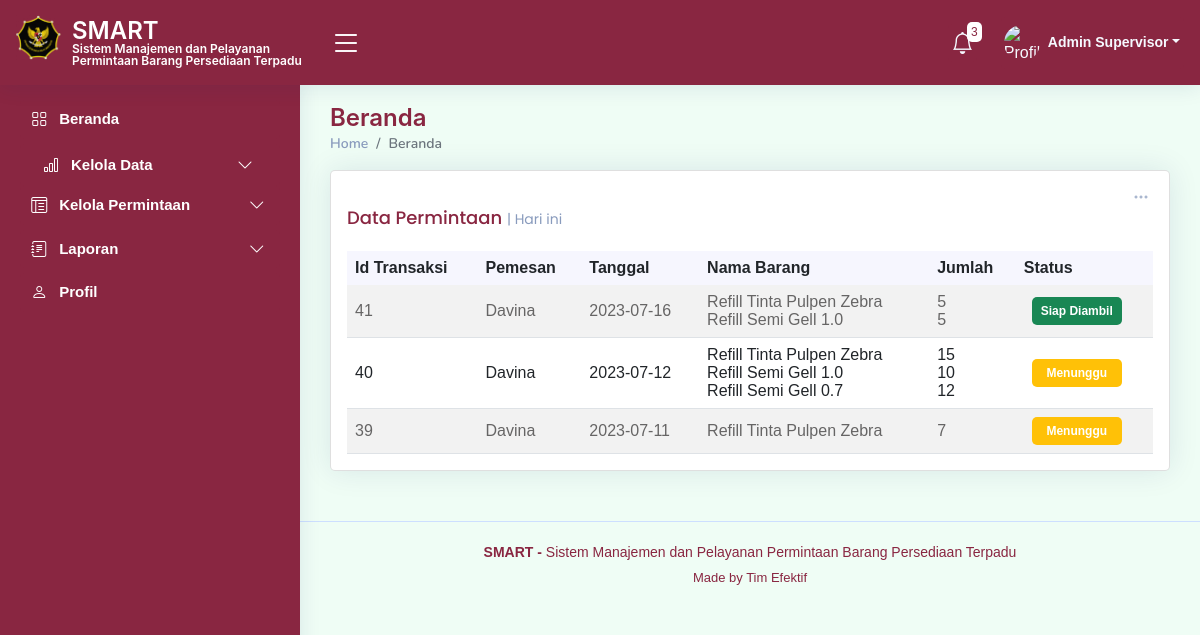
/index.php?tgl_minta=bulan_ini (signed in), run on the app's committed database.
### tables this page shows
CREATE TABLE `tb_order` (
  `id_transaksi` int(11) NOT NULL,
  `id_user` int(11) NOT NULL,
  `tgl_minta` date NOT NULL,
  `tgl_siap` date DEFAULT NULL,
  `status` varchar(50) NOT NULL DEFAULT 'Menunggu',
  `tgl_ambil` date DEFAULT NULL
);

CREATE TABLE `tb_user` (
  `id_user` int(25) NOT NULL,
  `username` varchar(50) NOT NULL,
  `nama_lengkap` varchar(100) NOT NULL,
  `email` varchar(100) NOT NULL,
  `nip` varchar(30) NOT NULL,
  `password` varchar(100) NOT NULL,
  `tipe_akun` text NOT NULL,
  `foto_user` blob NOT NULL
);

### notif_functions.php (called while the page is built, shortened)
<?php
function getBarangHampirHabis($con) {
    $query = "SELECT tb_barang.nama, tb_barang.stok_minimal, tb_cek_stok.jumlah_stok_akhir
              FROM tb_barang
              INNER JOIN tb_cek_stok ON tb_barang.id_barang = tb_cek_stok.id_barang";
    $result = mysqli_query($con, $query);
    $notifications = array();
    if (mysqli_num_rows($result) > 0) {
        while ($row = mysqli_fetch_assoc($result)) {
            $stok_minimal = $row['stok_minimal'];
            $jumlah_stok_akhir = $row['jumlah_stok_akhir'];
        }
    }
    return $notifications;
}
function getBarangStokMinimal($con) {
    $query = "SELECT tb_barang.nama, tb_barang.stok_minimal, tb_cek_stok.jumlah_stok_akhir
              FROM tb_barang
              INNER JOIN tb_cek_stok ON tb_barang.id_barang = tb_cek_stok.id_barang";
    $result = mysqli_query($con, $query);
    $notifications = array();
    if (mysqli_num_rows($result) > 0) {
        while ($row = mysqli_fetch_assoc($result)) {
            $nama = $row['nama'];
            $stok_minimal = $row['stok_minimal'];
            $jumlah_stok_akhir = $row['jumlah_stok_akhir'];
            if ($jumlah_stok_akhir <= $stok_minimal) {
                $notifications[] = "Stok Barang $nama sudah mencapai jumlah stok minimal";
            }
        }
    }
    return $notifications;
}
?>

### index.php (the view, shortened to what this page needs)
<?php
$namaLengkap = $_SESSION['nama_lengkap'];
?>
<!DOCTYPE html>
<html lang="en">
<head>
  <link href="assets/vendor/bootstrap/css/bootstrap.min.css" rel="stylesheet">
  <link href="assets/vendor/bootstrap-icons/bootstrap-icons.css" rel="stylesheet">
  <link href="assets/vendor/boxicons/css/boxicons.min.css" rel="stylesheet">
  <link href="assets/vendor/quill/quill.snow.css" rel="stylesheet">
  <link href="assets/vendor/quill/quill.bubble.css" rel="stylesheet">
  <link href="assets/vendor/remixicon/remixicon.css" rel="stylesheet">
  <link href="assets/vendor/simple-datatables/style.css" rel="stylesheet">
  <link rel="stylesheet" href="https://cdnjs.cloudflare.com/ajax/libs/twitter-bootstrap/5.2.0/css/bootstrap.min.css">
  <link rel="stylesheet" href="https://cdn.datatables.net/1.13.4/css/dataTables.bootstrap5.min.css">
  <link href="https://cdnjs.cloudflare.com/ajax/libs/font-awesome/5.10.0/css/all.min.css" rel="stylesheet">
  <link href="https://cdn.jsdelivr.net/npm/bootstrap-icons@1.4.1/font/bootstrap-icons.css" rel="stylesheet">
  <link href="assets/css/style.css" rel="stylesheet">
  <link href="assets/css/bootstrap.min.css" rel="stylesheet">
</head>
<body>
  <header id="header" class="header fixed-top d-flex align-items-center">
    <div class="d-flex align-items-center justify-content-between">
      <a href="index.php" class="logo d-flex align-items-center">
        <img src="assets/img/logo2.png" alt="">
        <span class="htsimpan">SMART<br>
          <tb class="tbsmart">Sistem Manajemen dan Pelayanan Permintaan Barang Persediaan Terpadu</tb></span>
      </a>
      <i class="bi bi-list toggle-sidebar-btn"></i>
    </div>
    <nav class="header-nav ms-auto">
      <ul class="d-flex align-items-center">
      <?php
      require_once 'koneksi.php';
      require_once 'notif_functions.php';
      $con = db_connect();
      $barangHampirHabis = getBarangHampirHabis($con);
      $barangStokMinimal = getBarangStokMinimal($con);
      $totalNotifikasi = count($barangHampirHabis) + count($barangStokMinimal);
      ?>
      <li class="nav-item dropdown">
        <a class="nav-link nav-icon" href="#" data-bs-toggle="dropdown">
          <i class="bi bi-bell"></i>
          <span class="badge bg-primary badge-number"><?php echo $totalNotifikasi; ?></span>
        </a>
      </li>
        <li class="nav-item dropdown pe-3">
          <a class="nav-link nav-profile d-flex align-items-center pe-0" href="#" data-bs-toggle="dropdown">
            <img src="assets/img/profile-img.jpg" alt="Profile" class="rounded-circle">
            <span class="d-none d-md-block dropdown-toggle ps-2"><?php echo $namaLengkap; ?></span>
          </a>
        </li>
      </ul>
    </nav>
  </header>
 <aside id="sidebar" class="sidebar">
<ul class="sidebar-nav" id="sidebar-nav">
  <li class="nav-item">
    <a class="nav-link " href="index.php">
      <i class="bi bi-grid"></i>
      <span>Beranda</span>
    </a>
  </li>
  <a class="nav-link collapsed" data-bs-target="#tables-nav" data-bs-toggle="collapse" href="#">
    <i class="bi bi-bar-chart"></i><span></span>Kelola Data</span><i class="bi bi-chevron-down ms-auto"></i>
  </a>
  <li class="nav-item">
        <a class="nav-link collapsed" data-bs-target="#icons-nav" data-bs-toggle="collapse" href="#">
          <i class="bi bi-layout-text-window-reverse"></i><span>Kelola Permintaan</span><i class="bi bi-chevron-down ms-auto"></i>
        </a>
      </li>
  <li class="nav-item">
    <a class="nav-link collapsed" data-bs-target="#forms-nav" data-bs-toggle="collapse" href="#">
      <i class="bi bi-journal-text"></i><span>Laporan</span><i class="bi bi-chevron-down ms-auto"></i>
    </a>
  </li>
  <li class="nav-item">
    <a class="nav-link collapsed" href="profil.php">
      <i class="bi bi-person"></i>
      <span>Profil</span>
    </a>
  </li>
</ul>
</aside>
  <main id="main" class="main">
    <div class="pagetitle">
      <h1>Beranda</h1>
      <nav>
        <ol class="breadcrumb">
          <li class="breadcrumb-item"><a href="index.html">Home</a></li>
          <li class="breadcrumb-item active">Beranda</li>
        </ol>
    </nav>
    </div>
    <section class="section dashboard">
      <div class="row">
            <div class="col-12">
              <div class="card top-selling overflow-auto">
                <div class="filter">
                  <a class="icon" href="#" data-bs-toggle="dropdown"><i class="bi bi-three-dots"></i></a>
                </div>
                <div class="card-body pb-0">
                  <h5 class="card-title">Data Permintaan <span>| Hari ini</span></h5>
                  <table id="example2" class="table table-striped" style="width:100%">
                    <thead>
                      <tr>
                        <th>Id Transaksi</th>
                        <th>Pemesan</th>
                        <th>Tanggal</th>
                        <th>Nama Barang</th>
                        <th>Jumlah</th>
                        <th>Status</th>
                      </tr>
                    </thead>
                    <tbody>
                      <?php
                      $con = db_connect();
                      $tglMinta = isset($_GET['tgl_minta']) ? $_GET['tgl_minta'] : 'hari_ini';
                      if (!$tglMinta || $tglMinta == 'hari_ini') {
                        $tglMinta = 'hari_ini';
                        $tglFilter = "DATE(tb_order.tgl_minta) = CURDATE()";
                      } else if ($tglMinta == 'bulan_ini') {
                        $tglFilter = "MONTH(tb_order.tgl_minta) = MONTH(CURDATE())";
                      } else if ($tglMinta == 'tahun_ini') {
                        $tglFilter = "YEAR(tb_order.tgl_minta) = YEAR(CURDATE())";
                      }
                      $query = "SELECT tb_order.id_transaksi, tb_user.nama_lengkap, GROUP_CONCAT(tb_barang.nama SEPARATOR '<br>') AS nama, tb_order.tgl_minta, GROUP_CONCAT(tb_order_detail.jumlah_minta SEPARATOR '<br>') AS jumlah_minta, tb_order.status
                                FROM tb_order
                                JOIN tb_user ON tb_order.id_user = tb_user.id_user
                                JOIN tb_order_detail ON tb_order.id_transaksi = tb_order_detail.id_transaksi
                                JOIN tb_barang ON tb_order_detail.id_barang = tb_barang.id_barang
                                WHERE tb_order.status IN ( 'menunggu' ,'Siap Diambil', 'Selesai') AND $tglFilter
                                GROUP BY tb_order.id_transaksi
                                ORDER BY tb_order.id_transaksi DESC";
                      $result = mysqli_query($con, $query);
                      while ($row = mysqli_fetch_assoc($result)) {
                        echo "<tr>";
                        echo "<td>" . $row['id_transaksi'] . "</td>";
                        echo "<td>" . $row['nama_lengkap'] . "</td>";
                        echo "<td>" . $row['tgl_minta'] . "</td>";
                        echo "<td>" . $row['nama'] . "</td>";
                        echo "<td>" . $row['jumlah_minta'] . "</td>";
                        echo "<td>";
                        if ($row['status'] == 'Siap Diambil') {
                          echo "<span class='badge bg-success p-2 ms-2' style='border-radius: 5; width: 90px; color: white;'>" . $row['status'] . "</span>";
                        } else if ($row['status'] == 'Menunggu') {
                          echo "<span class='badge bg-warning p-2 ms-2' style='border-radius: 5; width: 90px; color: white;'>" . $row['status'] . "</span>";
                        } else if ($row['status'] == 'Selesai') {
                          echo "<span class='badge bg-info p-2 ms-2' style='border-radius: 5; width: 90px; color: white;'>" . $row['status'] . "</span>";
                        }
                        echo "</td>";
                        echo "</tr>";
                      }
                      ?>
                    </tbody>
                  </table>
                </div>
              </div>
            </div>
      </div>
    </section>
  </main>
<footer id="footer" class="footer">
    <div class="copyright">
      <strong>  SMART - </strong> <span>Sistem Manajemen dan Pelayanan Permintaan Barang Persediaan Terpadu</span>
    </div>
    <div class="credits">
      Made by <a>Tim Efektif</a>
    </div>
  </footer>
</body>
</html>

### assets/css/style.css (style rules this page uses)
:root { scroll-behavior: smooth; }
body { font-family: "Open Sans", sans-serif; background: #f6f9ff; color: #444444; }
a { color: #892641; text-decoration: none; }
h1, h2, h3, h4, h5, h6 { font-family: "Nunito", sans-serif; }
#main { margin-top: 60px; padding: 20px 30px; transition: all 0.3s; }
.pagetitle { margin-bottom: 10px; }
.pagetitle h1 { font-size: 24px; margin-bottom: 0; font-weight: 600; color: #892641; }
.card { margin-bottom: 30px; border: none; border-radius: 5px; box-shadow: 0px 0 30px rgba(1, 41, 112, 0.1); }
.card-title { padding: 20px 0 15px 0; font-size: 18px; font-weight: 500; color: #892641; font-family: "Poppins", sans-serif; }
.card-title span { color: #899bbd; font-size: 14px; font-weight: 400; }
.card-body { padding: 0 20px 20px 20px; }
.breadcrumb { font-size: 14px; font-family: "Nunito", sans-serif; color: #899bbd; font-weight: 600; }
.breadcrumb a { color: #899bbd; transition: 0.3s; }
.breadcrumb .breadcrumb-item::before { color: #899bbd; }
.breadcrumb .active { color: #892641; font-weight: 600; }
.logo { line-height: 1; }
@media (min-width: 1200px) { .logo { width: 300px; } }
.logo img { position: relative; top: -5px; left: -4px; max-height: 45px; margin-right: 7px; }
.logo span { font-size: 24px; font-weight: 600; color: #fff; font-family: "Inter", sans-serif; }
.header { transition: all 0.5s; z-index: 997; height: 85px; box-shadow: 0px 2px 20px rgba(1, 41, 112, 0.1); background-color: #fff; padding-left: 20px; }
.header .toggle-sidebar-btn { font-size: 32px; padding-left: 10px; cursor: pointer; color: #fff; }
.header-nav ul { list-style: none; }
.header-nav > ul { margin: 0; padding: 0; }
.header-nav .nav-link { color: #fff; transition: 0.3; background: #892641; border-radius: 4px; }
.header-nav .nav-icon { font-size: 22px; color: #f6f9ff; margin-right: 24px; position: relative; }
.header-nav .nav-profile { color: #f6f9ff; }
.header-nav .nav-profile img { max-height: 36px; max-width: 36px; }
.header-nav .nav-profile span { font-size: 14px; font-weight: 600; }
.header-nav .badge-number { position: absolute; inset: -2px -5px auto auto; font-weight: normal; font-size: 12px; padding: 4px 4px; background-color: #f6f9ff; }
.header-nav .dropdown-toggle { padding-right: 4px; }
.sidebar { position: fixed; top: 80px; left: 0; bottom: 0; width: 300px; z-index: 996; transition: all 0.3s; padding: 20px; overflow-y: auto; scrollbar-width: thin; scrollbar-color: #aab7cf transparent; box-shadow: 0px 0px 20px rgba(1, 41, 112, 0.1); background-color: #fff; }
@media (min-width: 1200px) { #main, #footer { margin-left: 300px; } }
.sidebar-nav { padding: 0; margin: 0; list-style: none; }
.sidebar-nav li { padding: 0; margin: 0; list-style: none; }
.sidebar-nav .nav-item { margin-bottom: 5px; }
.sidebar-nav .nav-link { display: flex; align-items: center; font-size: 15px; font-weight: 600; color: #fff; transition: 0.3; background: #892641; padding: 10px 15px; border-radius: 4px; }
.sidebar-nav .nav-link i { font-size: 16px; color: #fff; padding: 0 12px 0 8px; }
.sidebar-nav .nav-link.collapsed { color: #fff; background: #892641; }
.sidebar-nav .nav-link.collapsed i { color: #fff; }
.sidebar-nav .nav-link .bi-chevron-down { margin-right: 0; transition: transform 0.2s ease-in-out; }
.dashboard .filter { position: absolute; right: 0px; top: 15px; }
.dashboard .filter .icon { color: #aab7cf; padding-right: 20px; padding-bottom: 5px; transition: 0.3s; font-size: 16px; }
.dashboard .top-selling { font-size: 14px; }
.dashboard .top-selling .table thead { background: #f6f6fe; }
.dashboard .top-selling .table thead th { border: 0; }
.dashboard .top-selling .table tbody td { vertical-align: middle; }
.footer { padding: 20px 0; font-size: 14px; transition: all 0.3s; border-top: 1px solid #cddfff; }
.footer .copyright { text-align: center; color: #892641; }
.footer .credits { padding-top: 5px; text-align: center; font-size: 13px; color: #892641; }

### index.php (style rules this page uses)
.header { background-color: #892641; }
.sidebar { background-color: #892641; }
.tbsmart { font-size: 12px; margin-bottom: 0; font-weight: 600; color: #ffffff; }

### data on the page
tb_order: id_transaksi "41", id_user.nama_lengkap "Davina", tgl_minta "2023-07-16", nama "Refill Tinta Pulpen Zebra Refill Semi Gell 1.0", jumlah_minta "5 5", status "Siap Diambil"
tb_order: id_transaksi "40", id_user.nama_lengkap "Davina", tgl_minta "2023-07-12", nama "Refill Tinta Pulpen Zebra Refill Semi Gell 1.0 Refill Semi Gell 0.7", jumlah_minta "15 10 12", status "Menunggu"
tb_order: id_transaksi "39", id_user.nama_lengkap "Davina", tgl_minta "2023-07-11", nama "Refill Tinta Pulpen Zebra", jumlah_minta "7", status "Menunggu"

### other printed values
$totalNotifikasi "3"
$namaLengkap "Admin Supervisor"
